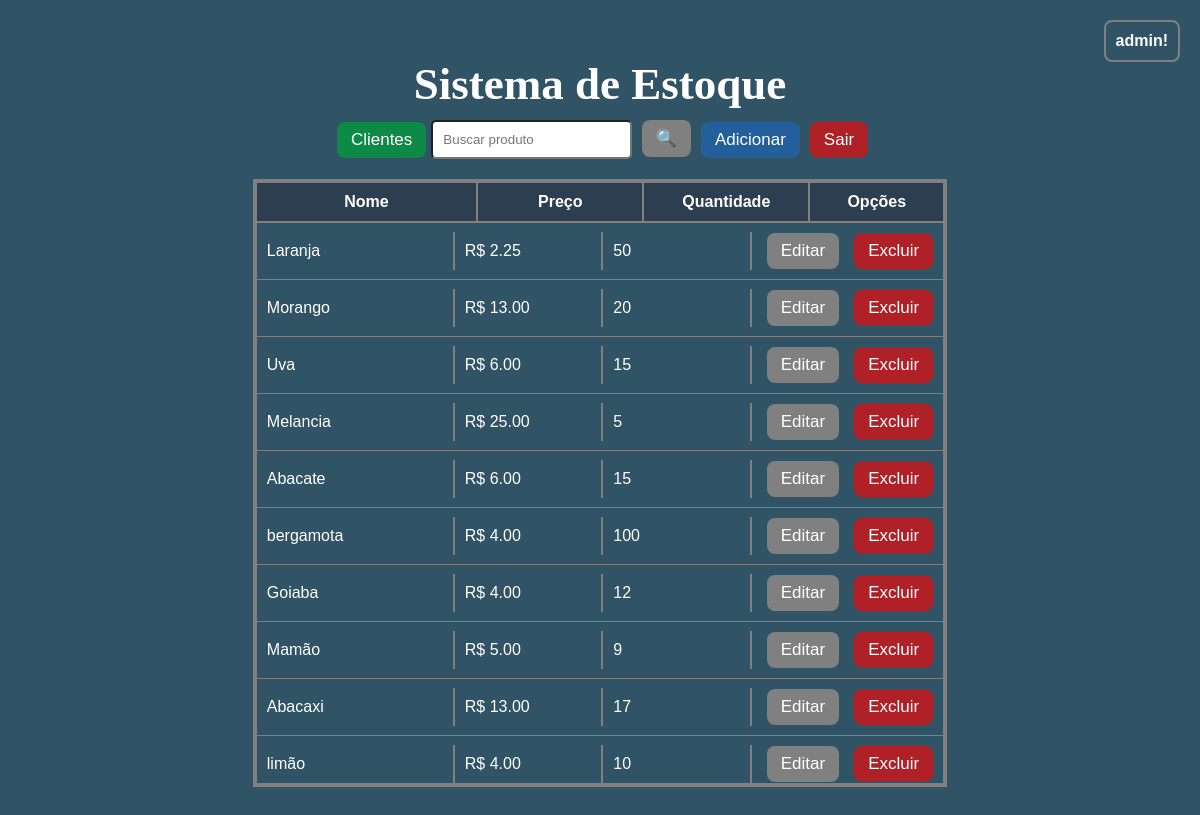
Page / (signed in) on the committed database.
### tables this page shows
CREATE TABLE produtos (
    id INTEGER NOT NULL PRIMARY KEY AUTOINCREMENT, nome TEXT NOT NULL, preco REAL NOT NULL, quantidade INTEGER NOT NULL);

### app.py (the view)
@app.route('/')
def index():
    if 'usuario' not in session:
        return redirect('/login')
    busca = request.args.get("busca")
    conexao = sqlite3.connect("database.db")
    cursor = conexao.cursor()
    if busca:
        cursor.execute(
            "SELECT * FROM produtos WHERE nome LIKE ?",
            ('%' + busca + '%',)
        )
    else:
        cursor.execute("SELECT * FROM produtos")
    produtos = cursor.fetchall()
    conexao.close()
    return render_template(
        'index.html',
        produtos=produtos
    )

### templates/index.html (shortened to what this page needs)
<!DOCTYPE html>
<html lang="pt-br">
<head>
    <link rel="stylesheet" href="{{ url_for('static', filename='style.css') }}">
</head>
<body>
    <h1 style="font-family: fancy; font-size: 45px;">Sistema de Estoque</h1>
    <div class="usuario-logado">{{ session['usuario'] }}!</div>
    <div class="topo">
        <a href="/clientes" class="btn clientes">Clientes</a>
        <form method="GET">
            <input
                style="padding: 10px; border-radius: 5px;"
                type="text"
                name="busca"
                placeholder="Buscar produto">
            <button type="submit" class="btn buscar">🔍</button>
        </form>
        <a href="/adicionar" class="btn adicionar">Adicionar</a>
        <a href="/logout" class="btn excluir">Sair</a>
    </div>
    <div class="lista-produtos">
        <div class="cabecalho-produtos" >
            <div>Nome</div>
            <div>Preço</div>
            <div>Quantidade</div>
            <div>Opções</div>
        </div>
        {% for produto in produtos %}
        <div class="linha-produto">
            <div class="nome-produto">{{ produto[1] }}</div>
            <div class="preco-produto">R$ {{ "%.2f"|format(produto[2]) }}</div>
            <div class="quan-produto">{{ produto[3] }}</div>
            <div class="opcoes-produto">
                <a href="/editar/{{ produto[0] }}" class="btn editar">Editar</a>
                <a href="/deletar/{{ produto[0] }}" class="btn excluir" onclick="return confirm('Tem certeza que deseja excluir este produto?')">Excluir</a>
            </div>
        </div>
        {% endfor %}
    </div>
</body>
</html>

### static/style.css (style rules this page uses)
body { font-family: Arial, sans-serif; color: white; padding: 20px; background-color: #305466; }
.btn { padding: 8px 14px; border-radius: 8px; color: white; text-decoration: none; display: inline-block; margin-left: 5px; cursor: pointer; font-size: 17px; border: none; }
.editar { background-color: gray; }
.excluir { background-color: rgba(255, 0, 0, 0.616); }
.adicionar { background-color: rgba(26, 104, 194, 0.575); }
.buscar { background-color: gray; }
.lista-produtos { border: 4px solid gray; padding: 0px; margin-top: 20px; height: 600px; width: 60%; overflow-y: auto; margin: 20px auto; }
.topo { display: flex; justify-content: center; align-items: center; gap: 5px; }
h1 { text-align: center; margin-bottom: 10px; }
.cabecalho-produtos, .linha-produto { display: grid; grid-template-columns: 2fr 1.5fr 1.5fr 1.2fr; gap: 0; align-items: center; border-bottom: 2px solid gray; }
.cabecalho-produtos { background-color: #2c3e50; color: white; border-radius: 0px; font-weight: bold; text-align: center; }
.cabecalho-produtos > div, .linha-produto > div { padding: 10px; border-right: 2px solid gray; }
.cabecalho-produtos > div:last-child, .linha-produto > div:last-child { border-right: none; }
.linha-produto { border-bottom: 1px solid gray; }
.opcoes-produto { display: flex; gap: 10px; }
.nome-produto, .preco-produto, .quan-produto { padding: 10px; border-radius: 0; }
.usuario-logado { position: absolute; top: 20px; right: 20px; border: 2px solid gray; border-radius: 8px; padding: 10px; font-weight: bold; }
.clientes { background-color: #0d8b46; }

### rows in the picture
produtos: nome "Laranja", preco "2.25", quantidade "50"
produtos: nome "Morango", preco "13.00", quantidade "20"
produtos: nome "Uva", preco "6.00", quantidade "15"
produtos: nome "Melancia", preco "25.00", quantidade "5"
produtos: nome "Abacate", preco "6.00", quantidade "15"
produtos: nome "bergamota", preco "4.00", quantidade "100"
produtos: nome "Goiaba", preco "4.00", quantidade "12"
produtos: nome "Mamão", preco "5.00", quantidade "9"
produtos: nome "Abacaxi", preco "13.00", quantidade "17"
produtos: nome "limão", preco "4.00", quantidade "10"

### other values in the picture
{{ session['usuario'] }} "admin"
